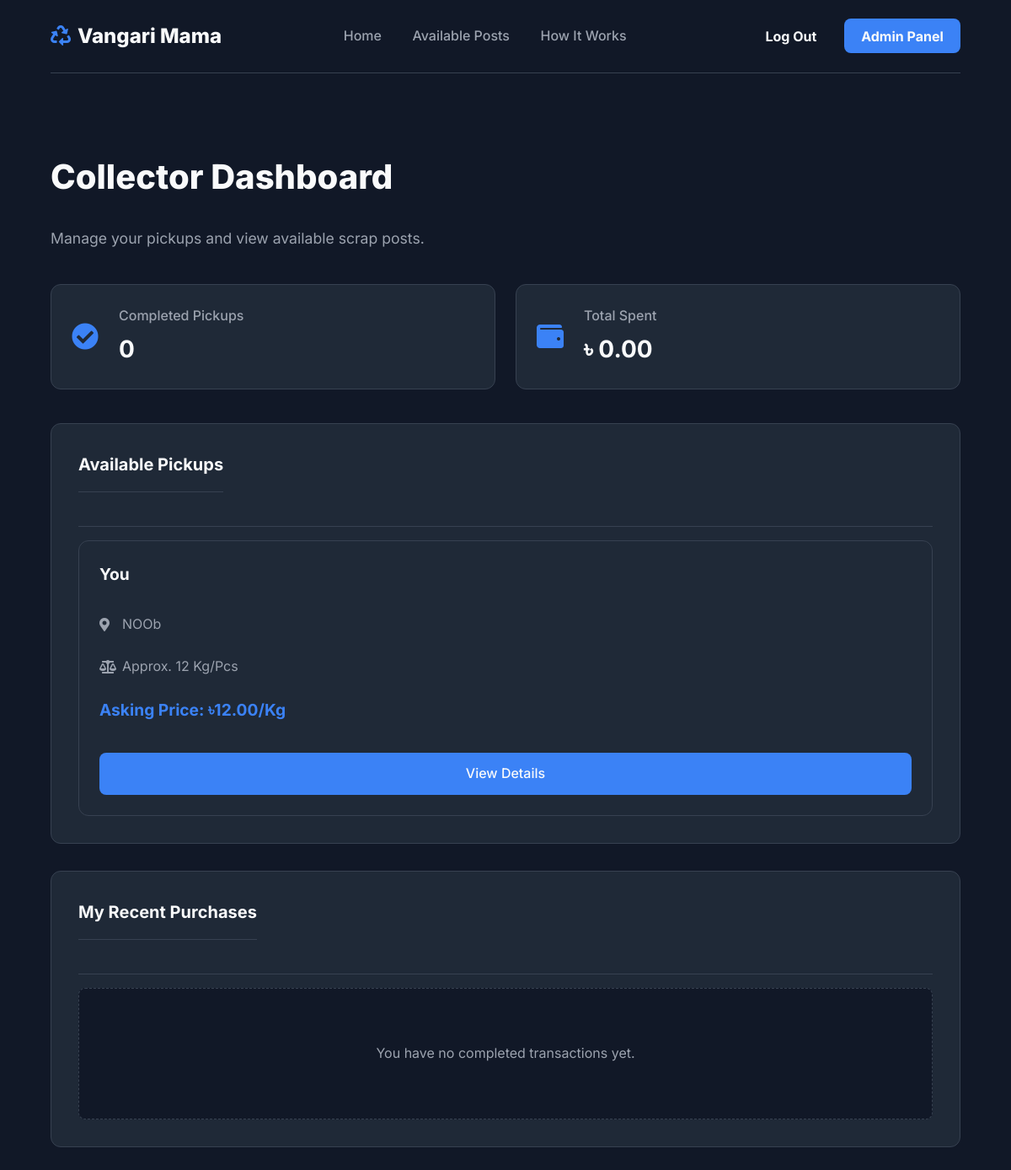
/collector/dashboard (signed in), run on the app's committed database.
### models.py (models this page shows, shortened)
class TrashPost(db.Model):
    id = db.Column(db.Integer, primary_key=True)
    user_id = db.Column(db.Integer, db.ForeignKey('user.id'), nullable=False)
    trash_type = db.Column(db.String(50), nullable=False)
    quantity = db.Column(db.Integer, nullable=False)
    location = db.Column(db.String(255), nullable=False)
    description = db.Column(db.Text)
    status = db.Column(db.String(20), default='available', nullable=False)
    collector_id = db.Column(db.Integer, db.ForeignKey('user.id'))
    price_per_kg = db.Column(db.Numeric(10, 2), nullable=False)
    is_negotiable = db.Column(db.Boolean, default=False, nullable=False)
    created_at = db.Column(db.DateTime, default=datetime.utcnow)
    completed_at = db.Column(db.DateTime)
    final_weight_kg = db.Column(db.Float, nullable=True)
    final_price_per_kg = db.Column(db.Numeric(10, 2), nullable=True)
    total_transaction_value = db.Column(db.Numeric(10, 2), nullable=True)
    platform_profit = db.Column(db.Numeric(10, 2), nullable=True)
    phone_number = db.Column(db.String(20), nullable=True)
    google_map_link = db.Column(db.String(500), nullable=True)
    image_file = db.Column(db.String(30), nullable=False, default='default.jpg')
    reviews = db.relationship('Review', backref='post', lazy='dynamic', cascade="all, delete-orphan")

### routes.py (the view)
@app.route('/collector/dashboard')
@login_required
def collector_dashboard():
    if current_user.user_type != 'collector':
        return redirect(url_for('user_dashboard'))
    available_posts = TrashPost.query.filter_by(status='available').all()
    recent_purchases = TrashPost.query.filter_by(collector_id=current_user.id, status='completed').order_by(TrashPost.completed_at.desc()).limit(10).all()
    completed_count = len(recent_purchases)
    total_spent = sum(p.total_transaction_value for p in recent_purchases if p.total_transaction_value)
    stats = {
        'completed_count': completed_count,
        'total_spent': total_spent
    }
    return render_template('collector_dashboard.html',
                           title='Collector Dashboard',
                           available_posts=available_posts,
                           recent_purchases=recent_purchases,
                           stats=stats)

### app.py (called while the page is built)
@login_manager.user_loader
def load_user(user_id):
    from models import User
    return User.query.get(int(user_id))

### templates/collector_dashboard.html
{% extends "base.html" %} {% block title %}Collector Dashboard{% endblock %} {%
block content %}
<div class="container">
  <div class="dashboard-header">
    <h1>Collector Dashboard</h1>
    <p>Manage your pickups and view available scrap posts.</p>
  </div>
  <div class="stats-grid">
    <div class="stat-card">
      <i class="fas fa-check-circle"></i>
      <div class="stat-info">
        <h4>Completed Pickups</h4>
        <p>{{ stats.completed_count }}</p>
      </div>
    </div>
    <div class="stat-card">
      <i class="fas fa-wallet"></i>
      <div class="stat-info">
        <h4>Total Spent</h4>
        <p>৳ {{ "%.2f"|format(stats.total_spent) }}</p>
      </div>
    </div>
  </div>
  <div class="posts-list">
    <div class="posts-list-header">
      <h3 class="card-title">Available Pickups</h3>
    </div>
    {% if available_posts %}
    <div class="post-card-grid">
      {% for post in available_posts %}
      <div class="post-card">
        <h4>{{ post.trash_type.title() }}</h4>
        <p class="post-card-info">
          <i class="fas fa-map-marker-alt"></i> {{ post.location }}
        </p>
        <p class="post-card-info">
          <i class="fas fa-balance-scale"></i> Approx. {{ post.quantity }}
          Kg/Pcs
        </p>
        <p class="post-card-price">
          Asking Price: ৳{{ "%.2f"|format(post.price_per_kg) }}/Kg
        </p>
        <a
          href="{{ url_for('view_post', post_id=post.id) }}"
          class="btn-view-post"
          >View Details</a
        >
      </div>
      {% endfor %}
    </div>
    {% else %}
    <div class="empty-state">
      <i class="fas fa-search"></i>
      <h3>No Available Pickups</h3>
      <p>Check back later for new pickup requests in your area.</p>
    </div>
    {% endif %}
  </div>
  <div class="posts-list" style="margin-top: 2rem">
    <div class="posts-list-header">
      <h3 class="card-title">My Recent Purchases</h3>
    </div>
    {% if recent_purchases %}
    <div class="table-responsive">
      <table>
        <thead>
          <tr>
            <th>Item</th>
            <th>Seller</th>
            <th>Final Weight</th>
            <th>Total Value</th>
          </tr>
        </thead>
        <tbody>
          {% for purchase in recent_purchases %}
          <tr>
            <td>{{ purchase.trash_type.title() }}</td>
            <td>{{ purchase.owner.username }}</td>
            <td>{{ purchase.final_weight_kg }} Kg</td>
            <td>৳{{ "%.2f"|format(purchase.total_transaction_value) }}</td>
          </tr>
          {% endfor %}
        </tbody>
      </table>
    </div>
    {% else %}
    <div class="empty-state">
      <p>You have no completed transactions yet.</p>
    </div>
    {% endif %}
  </div>
</div>
{% endblock %}

### templates/base.html (style rules this page uses)
:root { --dark-bg: #111827; --dark-card: #1F2937; --primary-blue: #3B82F6; --primary-hover: #2563EB; --text-light: #F9FAFB; --text-muted: #9CA3AF; --border-color: #374151; }
body { background-color: var(--dark-bg); color: var(--text-light); font-family: 'Inter', sans-serif; margin: 0; line-height: 1.6; }
.container { width: 90%; max-width: 1200px; margin: 0 auto; }
.dashboard-header { margin-bottom: 2.5rem; }
.dashboard-header h1 { font-size: 2.5rem; font-weight: 800; }
.dashboard-header p { font-size: 1.1rem; color: var(--text-muted); }
.stats-grid { display: grid; grid-template-columns: repeat(auto-fit, minmax(250px, 1fr)); gap: 1.5rem; margin-bottom: 2.5rem; }
.stat-card { display: flex; align-items: center; background-color: var(--dark-card); padding: 1.5rem; border-radius: 0.75rem; border: 1px solid var(--border-color); }
.stat-card i { font-size: 2rem; color: var(--primary-blue); margin-right: 1.5rem; }
.stat-card h4 { margin: 0 0 0.25rem 0; font-size: 1rem; color: var(--text-muted); font-weight: 500; }
.stat-card p { margin: 0; font-size: 1.75rem; font-weight: 700; }
.profile-card, .posts-list { background-color: var(--dark-card); border: 1px solid var(--border-color); border-radius: 0.75rem; padding: 2rem; }
.card-title { font-size: 1.25rem; font-weight: 700; padding-bottom: 1rem; margin-top: 0; margin-bottom: 1.5rem; border-bottom: 1px solid var(--border-color); }
.posts-list-header { display: flex; justify-content: space-between; align-items: center; border-bottom: 1px solid var(--border-color); padding-bottom: 1rem; margin-bottom: 1rem; }
.post-card-grid { display: grid; grid-template-columns: repeat(auto-fit, minmax(300px, 1fr)); gap: 1.5rem; }
.post-card { background-color: var(--dark-bg); border: 1px solid var(--border-color); border-radius: 0.75rem; padding: 1.5rem; display: flex; flex-direction: column; }
.post-card h4 { margin-top: 0; margin-bottom: 1rem; font-size: 1.2rem; color: var(--text-light); }
.post-card-info { color: var(--text-muted); margin-bottom: 0.5rem; display: flex; align-items: center; }
.post-card-info i { margin-right: 0.75rem; width: 15px; }
.post-card-price { font-size: 1.1rem; font-weight: 700; color: var(--primary-blue); margin-top: auto; padding-top: 1rem; }
.btn-view-post { display: block; text-align: center; margin-top: 1rem; padding: 0.75rem; background-color: var(--primary-blue); color: var(--text-light); text-decoration: none; border-radius: 0.5rem; font-weight: 500; transition: background-color 0.2s ease; }
.empty-state { text-align: center; padding: 3rem 2rem; color: var(--text-muted); background-color: var(--dark-bg); border-radius: 0.5rem; border: 1px dashed var(--border-color); }
.post-card { background-color: var(--dark-card); border: 1px solid var(--border-color); border-radius: 0.75rem; padding: 1.5rem; display: flex; flex-direction: column; transition: transform 0.2s ease, box-shadow 0.2s ease; }
.post-card-price { font-size: 1.2rem; font-weight: 700; color: var(--primary-blue); }

### data on the page
TrashPost: trash_type "You", location "NOOb", quantity "12", price_per_kg "12.00"

### other printed values
{{ stats.completed_count }} "0"
{{ "%.2f"|format(stats.total_spent) }} "0.00"
